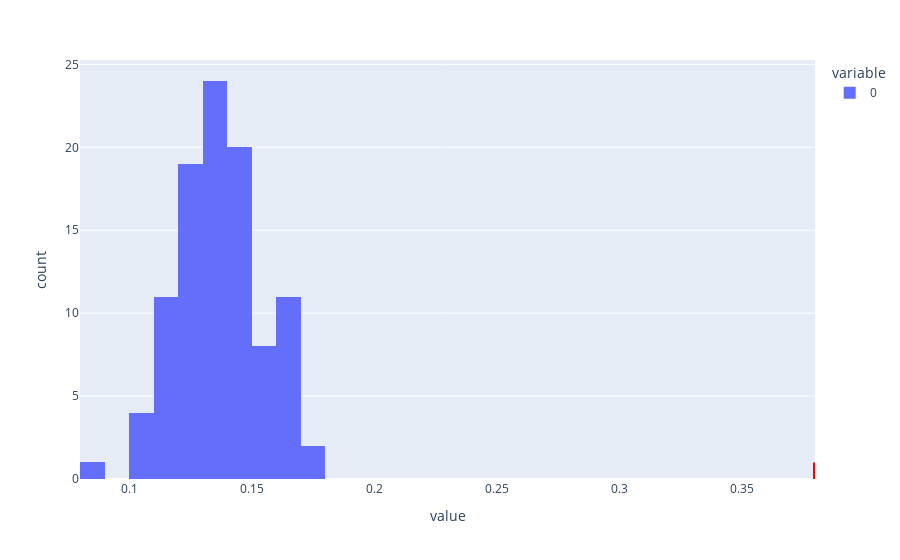

This figure's notebook cell:
### Markdown cell above
### Empirical Distribution of Test Statistics

### Code cell
fig = px.histogram(tvds)
if fig.data:
    fig.update_layout(
        shapes=[
            dict(
                type='line',
                x0=observed_tvd,
                x1=observed_tvd,
                y0=0,
                y1 = 1,
                line=dict(color='red', width=2)
            )
        ]
    )
fig.show()

### Figure 1 — Plotly figure (JSON) as saved in the notebook; plotly's stock layout.template omitted (floating-point values rounded to 4 significant figures)
{"data": [{"alignmentgroup": "True", "bingroup": "x", "hovertemplate": "variable=0<br>value=%{x}<br>count=%{y}<extra></extra>", "legendgroup": "0", "marker": {"color": "#636efa", "pattern": {"shape": ""}}, "name": "0", "offsetgroup": "0", "orientation": "v", "showlegend": true, "type": "histogram", "x": [0.1344, 0.1629, 0.1603, 0.123, 0.132, 0.1369, 0.1243, 0.1616, 0.137, 0.1694, 0.128, 0.1492, 0.1194, 0.1412, 0.1294, 0.1491, 0.1482, 0.1445, 0.1294, 0.1217, 0.1216, 0.11, 0.1437, 0.1039, 0.142, 0.1311, 0.1343, 0.1408, 0.1593, 0.1122, 0.1327, 0.1393, 0.1412, 0.1358, 0.1512, 0.1344, 0.1253, 0.1243, 0.1377, 0.1358, 0.1405, 0.1501, 0.1457, 0.1236, 0.1476, 0.1256, 0.1348, 0.1618, 0.1302, 0.1252, 0.1637, 0.1594, 0.1067, 0.1203, 0.1119, 0.08921, 0.1132, 0.1077, 0.1283, 0.1288, 0.1349, 0.1091, 0.1292, 0.1633, 0.1463, 0.1193, 0.1282, 0.1369, 0.1426, 0.167, 0.1739, 0.1436, 0.145, 0.1123, 0.1353, 0.1162, 0.127, 0.1641, 0.1202, 0.1136, 0.1762, 0.1352, 0.1154, 0.1308, 0.1309, 0.136, 0.1573, 0.1432, 0.151, 0.1602, 0.1489, 0.1426, 0.1539, 0.1655, 0.1588, 0.1363, 0.1367, 0.1341, 0.1109, 0.1444], "xaxis": "x", "yaxis": "y"}], "layout": {"barmode": "relative", "legend": {"title": {"text": "variable"}, "tracegroupgap": 0}, "margin": {"t": 60}, "shapes": [{"line": {"color": "red", "width": 2}, "type": "line", "x0": 0.3792, "x1": 0.3792, "y0": 0, "y1": 1}], "xaxis": {"anchor": "y", "domain": [0, 1], "title": {"text": "value"}}, "yaxis": {"anchor": "x", "domain": [0, 1], "title": {"text": "count"}}}}
